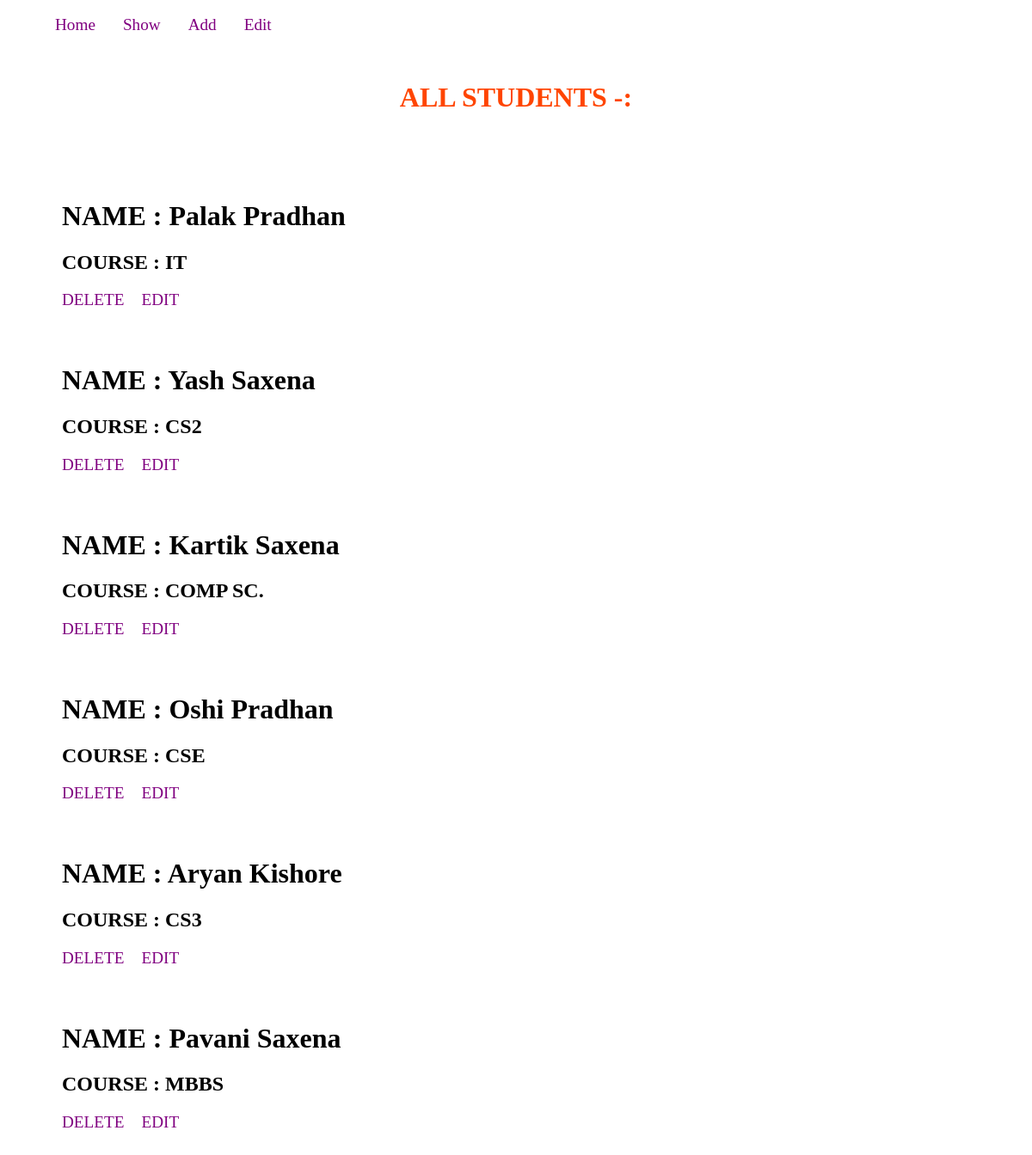
Page /show/ on the committed database.
### studentapp/models.py (models this page shows)
class stdmodel(models.Model):
    firstname = models.CharField(max_length=256)
    lastname = models.CharField(max_length=256)
    course = models.CharField(max_length=256)

### studentapp/views.py (the view)
# urls.py: path('show/', show , name="show"),
def show(request):
    alll = stdmodel.objects.all()
    return render(request,'show.html',context={'myl' : alll})

### templates/show.html (shortened to what this page needs)
{% extends 'base.html' %}
{% block main %}
    <div style='padding:1rem; text-align:center'>
        <h1 style='text-transform: uppercase; color: orangered'>All Students -: </h1>
    </div>
    {% for i in myl %}
        <div style='margin:4rem'>
            <h1> NAME : {{i.firstname | capfirst}} {{i.lastname | capfirst}} </h1>
            <h2> COURSE : {{i.course | upper}} </h2>
            <a href="/del/{{i.id}}">DELETE</a>
            <a style='margin:.5rem 1rem' href="/edit/{{i.id}}">EDIT</a>
        </div>
    {% endfor %}
{% endblock main %}

### templates/base.html (shortened to what this page needs)
<!DOCTYPE html>
<html>
    <head>
    </head>
    <body>
        <nav>
            <ul style='display:flex'>
                <li><a href="/">Home</a></li>
                <li><a href="/show">Show</a></li>
                <li><a href="/add">Add</a></li>
                <li><a href="/chooseedit">Edit</a></li>
            </ul>
        </nav>
        {% block main %}
        {% endblock %}
    </body>
</html>

### templates/base.html (style rules this page uses)
a { text-decoration:none; color: purple; font-size: 1.2rem; }
li { text-decoration:none; list-style-type:none; margin: .1rem 1rem; }

### rows in the picture
stdmodel: firstname "Palak", lastname "Pradhan", course "IT"
stdmodel: firstname "Yash", lastname "Saxena", course "CS2"
stdmodel: firstname "Kartik", lastname "Saxena", course "COMP SC."
stdmodel: firstname "Oshi", lastname "Pradhan", course "CSE"
stdmodel: firstname "Aryan", lastname "Kishore", course "CS3"
stdmodel: firstname "Pavani", lastname "Saxena", course "MBBS"
